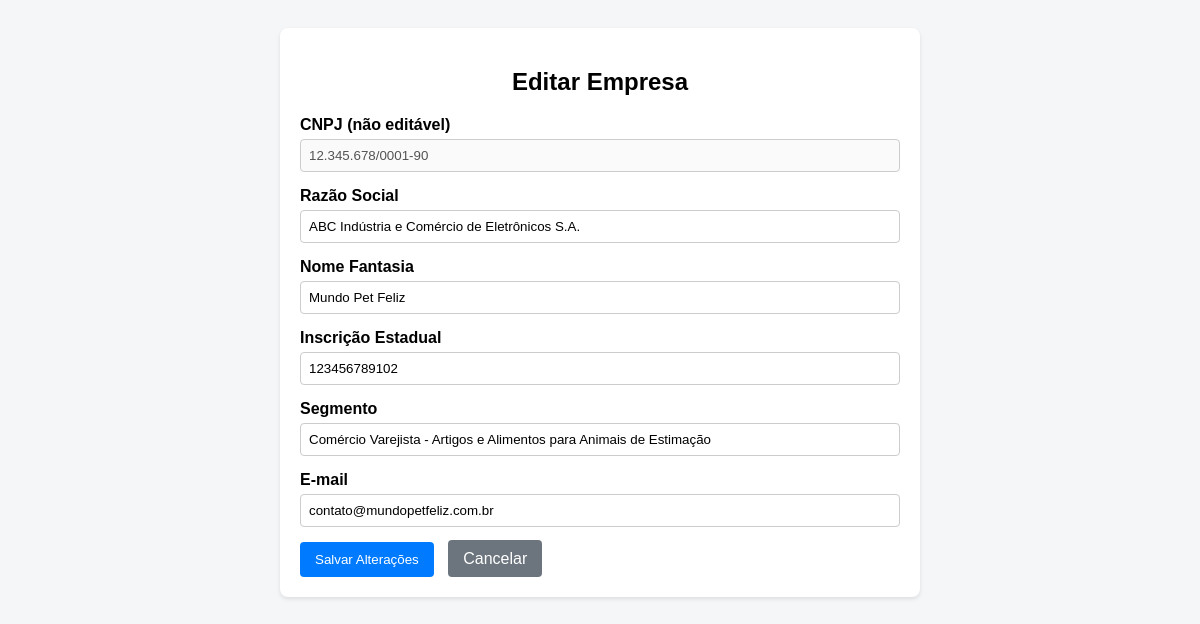
The app's page /process/editarEmpresa.php?cnpj=12.345.678/0001-90, older data.
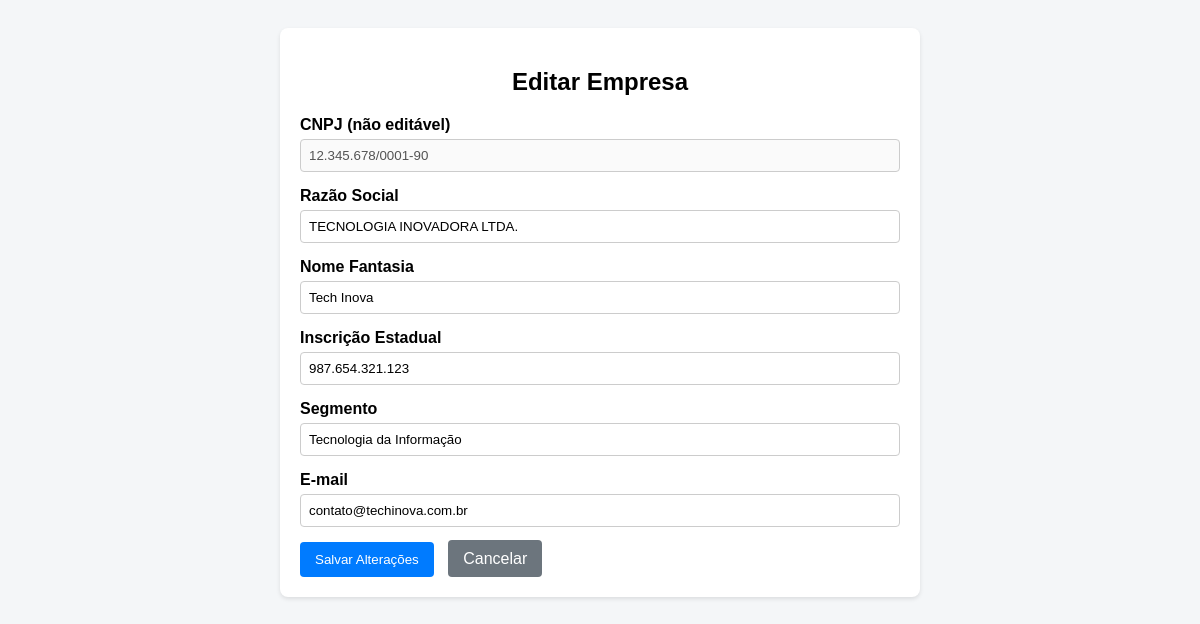
The same page, newer data.
### tables this page shows
CREATE TABLE IF NOT EXISTS `empresas` (
  `cnpj` varchar(18) NOT NULL,
  `razao_social` varchar(255) NOT NULL,
  `nome_fantasia` varchar(255) NOT NULL,
  `foto_emp` varchar(50) DEFAULT NULL,
  `inscricao_estadual` varchar(20) NOT NULL,
  `segmento` varchar(100) NOT NULL,
  `produtos_servicos` text,
  `email_contato` varchar(255) NOT NULL,
  `senha_hash` varchar(255) NOT NULL,
  `data_registro` datetime DEFAULT CURRENT_TIMESTAMP,
  PRIMARY KEY (`cnpj`),
  UNIQUE KEY `razao_social` (`razao_social`),
  UNIQUE KEY `email_contato` (`email_contato`)
);

### process/editarEmpresa.php (the view, shortened to what this page needs)
<?php
include_once('../php/config.php');
if ($_SERVER['REQUEST_METHOD'] === 'POST') {
    try {
        $cnpj = $_POST['cnpj'];
        $razao_social = $_POST['razao_social'];
        $nome_fantasia = $_POST['nome_fantasia'];
        $inscricao_estadual = $_POST['inscricao_estadual'];
        $segmento = $_POST['segmento'];
        $email_contato = $_POST['email_contato'];
        $sql = "UPDATE empresas SET
                razao_social = :razao_social,
                nome_fantasia = :nome_fantasia,
                inscricao_estadual = :inscricao_estadual,
                segmento = :segmento,
                email_contato = :email_contato
                WHERE cnpj = :cnpj";
        $stmt = $conn->prepare($sql);
        $stmt->bindParam(':razao_social', $razao_social);
        $stmt->bindParam(':nome_fantasia', $nome_fantasia);
        $stmt->bindParam(':inscricao_estadual', $inscricao_estadual);
        $stmt->bindParam(':segmento', $segmento);
        $stmt->bindParam(':email_contato', $email_contato);
        $stmt->bindParam(':cnpj', $cnpj, PDO::PARAM_STR);
        $stmt->execute();
        header('Location: exibir_empresas.php?status=success_edit');
        exit();
    } catch (PDOException $e) {
        header('Location: exibir_empresas.php?status=error_edit');
        exit();
    }
} else if (isset($_GET['cnpj'])) {
    $cnpj = $_GET['cnpj'];
    try {
        $stmt = $conn->prepare("SELECT * FROM empresas WHERE cnpj = :cnpj");
        $stmt->bindParam(':cnpj', $cnpj, PDO::PARAM_STR);
        $stmt->execute();
        $empresa = $stmt->fetch(PDO::FETCH_ASSOC);
    } catch (PDOException $e) {
        echo "Erro ao buscar os dados da empresa: " . $e->getMessage();
        exit();
    }
} else {
    header('Location: exibir_empresas.php');
    exit();
}
?>
<!DOCTYPE html>
<html lang="pt-BR">
<head>
</head>
<body>
    <div class="container">
        <h2>Editar Empresa</h2>
        <form action="editarEmpresa.php" method="POST">
            <div class="form-group">
                <label for="cnpj_display">CNPJ (não editável)</label>
                <input type="text" id="cnpj_display" value="<?= htmlspecialchars($empresa['cnpj']) ?>" disabled>
            </div>
            <div class="form-group">
                <label for="razao_social">Razão Social</label>
                <input type="text" name="razao_social" value="<?= htmlspecialchars($empresa['razao_social']) ?>" required>
            </div>
            <div class="form-group">
                <label for="nome_fantasia">Nome Fantasia</label>
                <input type="text" name="nome_fantasia" value="<?= htmlspecialchars($empresa['nome_fantasia']) ?>">
            </div>
            <div class="form-group">
                <label for="inscricao_estadual">Inscrição Estadual</label>
                <input type="text" name="inscricao_estadual" value="<?= htmlspecialchars($empresa['inscricao_estadual']) ?>">
            </div>
            <div class="form-group">
                <label for="segmento">Segmento</label>
                <input type="text" name="segmento" value="<?= htmlspecialchars($empresa['segmento']) ?>">
            </div>
            <div class="form-group">
                <label for="email_contato">E-mail</label>
                <input type="email" name="email_contato" value="<?= htmlspecialchars($empresa['email_contato']) ?>">
            </div>
            <button type="submit">Salvar Alterações</button>
            <a href="exibir_empresas.php" class="btn-cancelar">Cancelar</a>
        </form>
    </div>
</body>
</html>

Row changes from the older to the newer data that the page shows:
changed empresas "12.345.678/0001-90": razao_social "ABC Indústria e Comércio de Eletrônicos S.A." → "TECNOLOGIA INOVADORA LTDA."; nome_fantasia "Mundo Pet Feliz" → "Tech Inova"; inscricao_estadual "123456789102" → "987.654.321.123"; segmento "Comércio Varejista - Artigos e Alimentos para Animais de Estimação" → "Tecnologia da Informação"; email_contato "contato@mundopetfeliz.com.br" → "contato@techinova.com.br"
